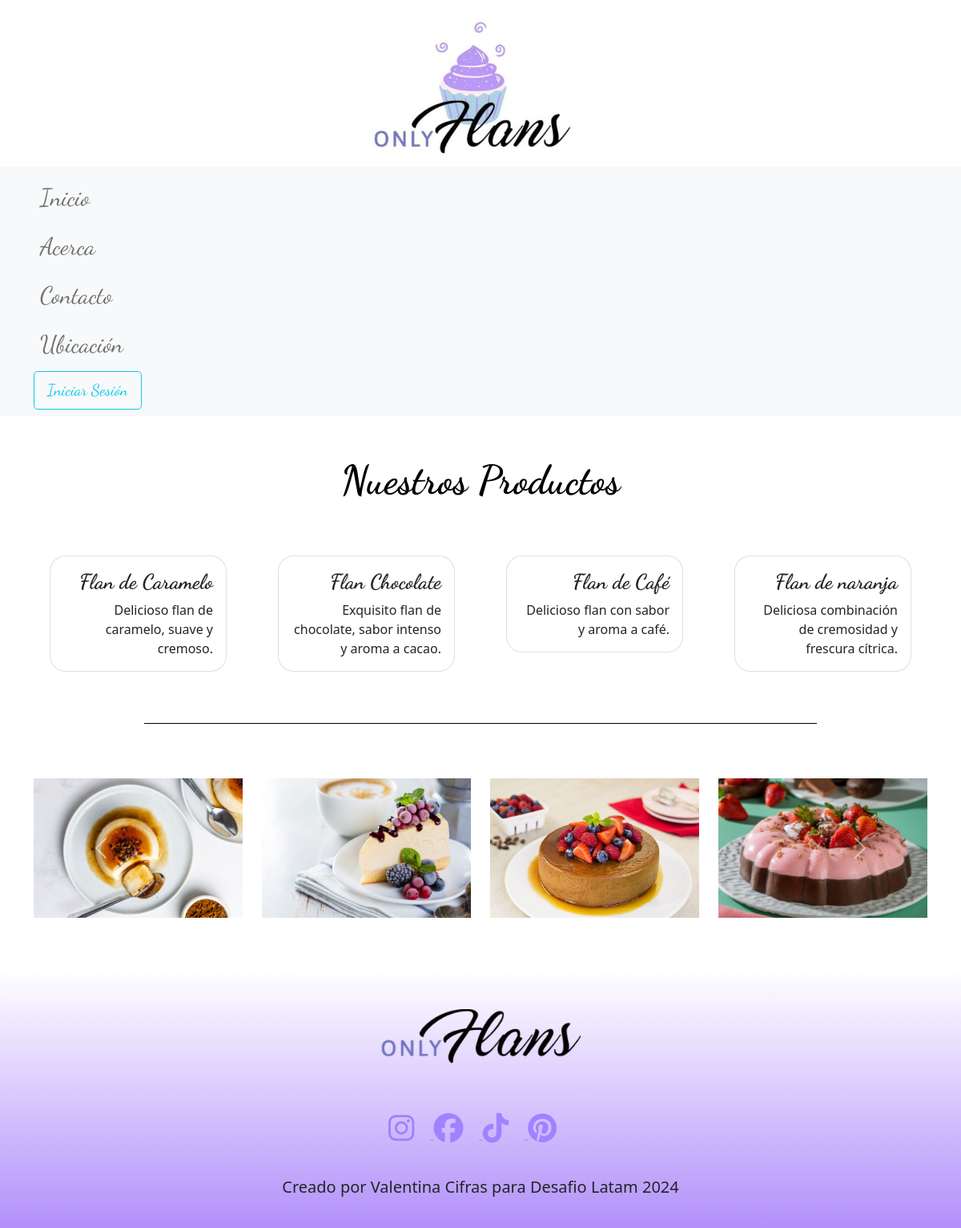
The page / on the database its author committed.
### web/models.py (models this page shows, shortened)
class Flan(models.Model):
    flan_uuid = models.UUIDField()
    name = models.CharField(max_length=64)
    description = models.TextField()
    image_url = models.URLField()
    slug = models.SlugField()
    is_private = models.BooleanField()

### web/views.py (the view)
# urls.py: path('',indice, name="indice"),
def indice(request):
    flanes = Flan.objects.filter(is_private=False)
    return render(request, 'index.html', {'flanes': flanes})

### web/templates/index.html (shortened to what this page needs)
{% extends 'base.html' %}
{% block content %}
<div class="container pb-4">
    <h1 class="text-center text-productos" style="color:black;">Nuestros Productos</h1>
</div>
<div class="container">
  <div class="row">
    {% for flan in flanes %}
    <div class="col-sm-12 col-md-6 col-lg-3 mb-4">
      <div class="card">
        <div class="card-body">
          <h5 class="card-title">{{ flan.name }}</h5>
          <p class="card-text text-end">{{ flan.description }}</p>
        </div>
      </div>
    </div>
    {% endfor %}
  </div>
</div>
{% endblock %}

### web/static/css/style.css (style rules this page uses)
.text-productos { font-family: "Dancing Script", cursive; font-optical-sizing: auto; font-weight:bold; font-style:normal; font-size: 50px; margin-top: 50px; margin-bottom: 20px; }
.card { border-radius: 20px; margin: 20px; }
.card-title { font-family: "Dancing Script", cursive; font-optical-sizing: auto; font-weight:bolder; font-style:normal; font-size: 26px; text-align: right; }

### rows shown on the page
Flan: name "Flan de Caramelo", description "Delicioso flan de caramelo, suave y cremoso."
Flan: name "Flan Chocolate", description "Exquisito flan de chocolate, sabor intenso y aroma a cacao."
Flan: name "Flan de Café", description "Delicioso flan con sabor y aroma a café."
Flan: name "Flan de naranja", description "Deliciosa combinación de cremosidad y frescura cítrica."
